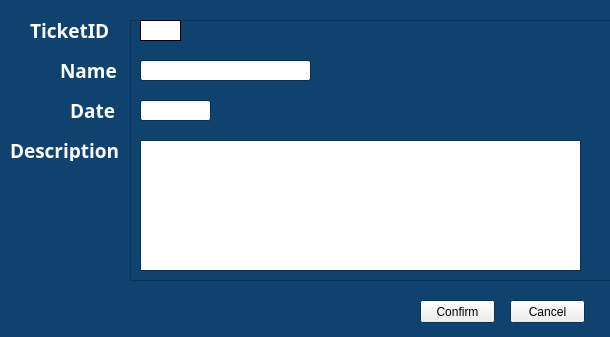
<?xml version="1.0" encoding="UTF-8"?>
<ui version="4.0">
 <class>TicketWindow</class>
 <widget class="QMainWindow" name="TicketWindow">
  <property name="geometry">
   <rect>
    <x>0</x>
    <y>0</y>
    <width>610</width>
    <height>337</height>
   </rect>
  </property>
  <property name="minimumSize">
   <size>
    <width>610</width>
    <height>337</height>
   </size>
  </property>
  <property name="maximumSize">
   <size>
    <width>610</width>
    <height>337</height>
   </size>
  </property>
  <property name="palette">
   <palette>
    <active>
     <colorrole role="Mid">
      <brush brushstyle="SolidPattern">
       <color alpha="255">
        <red>15</red>
        <green>66</green>
        <blue>111</blue>
       </color>
      </brush>
     </colorrole>
     <colorrole role="Base">
      <brush brushstyle="SolidPattern">
       <color alpha="255">
        <red>255</red>
        <green>255</green>
        <blue>255</blue>
       </color>
      </brush>
     </colorrole>
     <colorrole role="Window">
      <brush brushstyle="SolidPattern">
       <color alpha="255">
        <red>15</red>
        <green>66</green>
        <blue>111</blue>
       </color>
      </brush>
     </colorrole>
    </active>
    <inactive>
     <colorrole role="Mid">
      <brush brushstyle="SolidPattern">
       <color alpha="255">
        <red>15</red>
        <green>66</green>
        <blue>111</blue>
       </color>
      </brush>
     </colorrole>
     <colorrole role="Base">
      <brush brushstyle="SolidPattern">
       <color alpha="255">
        <red>255</red>
        <green>255</green>
        <blue>255</blue>
       </color>
      </brush>
     </colorrole>
     <colorrole role="Window">
      <brush brushstyle="SolidPattern">
       <color alpha="255">
        <red>15</red>
        <green>66</green>
        <blue>111</blue>
       </color>
      </brush>
     </colorrole>
    </inactive>
    <disabled>
     <colorrole role="Mid">
      <brush brushstyle="SolidPattern">
       <color alpha="255">
        <red>15</red>
        <green>66</green>
        <blue>111</blue>
       </color>
      </brush>
     </colorrole>
     <colorrole role="Base">
      <brush brushstyle="SolidPattern">
       <color alpha="255">
        <red>15</red>
        <green>66</green>
        <blue>111</blue>
       </color>
      </brush>
     </colorrole>
     <colorrole role="Window">
      <brush brushstyle="SolidPattern">
       <color alpha="255">
        <red>15</red>
        <green>66</green>
        <blue>111</blue>
       </color>
      </brush>
     </colorrole>
    </disabled>
   </palette>
  </property>
  <property name="contextMenuPolicy">
   <enum>Qt::NoContextMenu</enum>
  </property>
  <property name="windowTitle">
   <string>Titan Tickets - Manage Ticket</string>
  </property>
  <property name="windowIcon">
   <iconset>
    <normaloff>images/titan-2.png</normaloff>images/titan-2.png</iconset>
  </property>
  <widget class="QWidget" name="centralwidget">
   <widget class="QLabel" name="label_name">
    <property name="geometry">
     <rect>
      <x>60</x>
      <y>60</y>
      <width>61</width>
      <height>21</height>
     </rect>
    </property>
    <property name="palette">
     <palette>
      <active>
       <colorrole role="WindowText">
        <brush brushstyle="SolidPattern">
         <color alpha="255">
          <red>255</red>
          <green>255</green>
          <blue>255</blue>
         </color>
        </brush>
       </colorrole>
       <colorrole role="Text">
        <brush brushstyle="SolidPattern">
         <color alpha="255">
          <red>255</red>
          <green>255</green>
          <blue>255</blue>
         </color>
        </brush>
       </colorrole>
      </active>
      <inactive>
       <colorrole role="WindowText">
        <brush brushstyle="SolidPattern">
         <color alpha="255">
          <red>255</red>
          <green>255</green>
          <blue>255</blue>
         </color>
        </brush>
       </colorrole>
       <colorrole role="Text">
        <brush brushstyle="SolidPattern">
         <color alpha="255">
          <red>255</red>
          <green>255</green>
          <blue>255</blue>
         </color>
        </brush>
       </colorrole>
      </inactive>
      <disabled>
       <colorrole role="WindowText">
        <brush brushstyle="SolidPattern">
         <color alpha="255">
          <red>120</red>
          <green>120</green>
          <blue>120</blue>
         </color>
        </brush>
       </colorrole>
       <colorrole role="Text">
        <brush brushstyle="SolidPattern">
         <color alpha="255">
          <red>120</red>
          <green>120</green>
          <blue>120</blue>
         </color>
        </brush>
       </colorrole>
      </disabled>
     </palette>
    </property>
    <property name="font">
     <font>
      <family>Modern No. 20</family>
      <pointsize>14</pointsize>
      <weight>75</weight>
      <bold>true</bold>
     </font>
    </property>
    <property name="text">
     <string>Name</string>
    </property>
   </widget>
   <widget class="QLabel" name="label_name_2">
    <property name="geometry">
     <rect>
      <x>70</x>
      <y>100</y>
      <width>51</width>
      <height>21</height>
     </rect>
    </property>
    <property name="palette">
     <palette>
      <active>
       <colorrole role="WindowText">
        <brush brushstyle="SolidPattern">
         <color alpha="255">
          <red>255</red>
          <green>255</green>
          <blue>255</blue>
         </color>
        </brush>
       </colorrole>
       <colorrole role="Text">
        <brush brushstyle="SolidPattern">
         <color alpha="255">
          <red>255</red>
          <green>255</green>
          <blue>255</blue>
         </color>
        </brush>
       </colorrole>
      </active>
      <inactive>
       <colorrole role="WindowText">
        <brush brushstyle="SolidPattern">
         <color alpha="255">
          <red>255</red>
          <green>255</green>
          <blue>255</blue>
         </color>
        </brush>
       </colorrole>
       <colorrole role="Text">
        <brush brushstyle="SolidPattern">
         <color alpha="255">
          <red>255</red>
          <green>255</green>
          <blue>255</blue>
         </color>
        </brush>
       </colorrole>
      </inactive>
      <disabled>
       <colorrole role="WindowText">
        <brush brushstyle="SolidPattern">
         <color alpha="255">
          <red>120</red>
          <green>120</green>
          <blue>120</blue>
         </color>
        </brush>
       </colorrole>
       <colorrole role="Text">
        <brush brushstyle="SolidPattern">
         <color alpha="255">
          <red>120</red>
          <green>120</green>
          <blue>120</blue>
         </color>
        </brush>
       </colorrole>
      </disabled>
     </palette>
    </property>
    <property name="font">
     <font>
      <family>Modern No. 20</family>
      <pointsize>14</pointsize>
      <weight>75</weight>
      <bold>true</bold>
     </font>
    </property>
    <property name="text">
     <string>Date</string>
    </property>
   </widget>
   <widget class="QLabel" name="label_name_3">
    <property name="geometry">
     <rect>
      <x>30</x>
      <y>20</y>
      <width>91</width>
      <height>21</height>
     </rect>
    </property>
    <property name="palette">
     <palette>
      <active>
       <colorrole role="WindowText">
        <brush brushstyle="SolidPattern">
         <color alpha="255">
          <red>255</red>
          <green>255</green>
          <blue>255</blue>
         </color>
        </brush>
       </colorrole>
       <colorrole role="Text">
        <brush brushstyle="SolidPattern">
         <color alpha="255">
          <red>255</red>
          <green>255</green>
          <blue>255</blue>
         </color>
        </brush>
       </colorrole>
      </active>
      <inactive>
       <colorrole role="WindowText">
        <brush brushstyle="SolidPattern">
         <color alpha="255">
          <red>255</red>
          <green>255</green>
          <blue>255</blue>
         </color>
        </brush>
       </colorrole>
       <colorrole role="Text">
        <brush brushstyle="SolidPattern">
         <color alpha="255">
          <red>255</red>
          <green>255</green>
          <blue>255</blue>
         </color>
        </brush>
       </colorrole>
      </inactive>
      <disabled>
       <colorrole role="WindowText">
        <brush brushstyle="SolidPattern">
         <color alpha="255">
          <red>120</red>
          <green>120</green>
          <blue>120</blue>
         </color>
        </brush>
       </colorrole>
       <colorrole role="Text">
        <brush brushstyle="SolidPattern">
         <color alpha="255">
          <red>120</red>
          <green>120</green>
          <blue>120</blue>
         </color>
        </brush>
       </colorrole>
      </disabled>
     </palette>
    </property>
    <property name="font">
     <font>
      <family>Modern No. 20</family>
      <pointsize>14</pointsize>
      <weight>75</weight>
      <bold>true</bold>
     </font>
    </property>
    <property name="text">
     <string>TicketID</string>
    </property>
   </widget>
   <widget class="QLabel" name="label_name_4">
    <property name="geometry">
     <rect>
      <x>10</x>
      <y>140</y>
      <width>111</width>
      <height>21</height>
     </rect>
    </property>
    <property name="palette">
     <palette>
      <active>
       <colorrole role="WindowText">
        <brush brushstyle="SolidPattern">
         <color alpha="255">
          <red>255</red>
          <green>255</green>
          <blue>255</blue>
         </color>
        </brush>
       </colorrole>
       <colorrole role="Text">
        <brush brushstyle="SolidPattern">
         <color alpha="255">
          <red>255</red>
          <green>255</green>
          <blue>255</blue>
         </color>
        </brush>
       </colorrole>
      </active>
      <inactive>
       <colorrole role="WindowText">
        <brush brushstyle="SolidPattern">
         <color alpha="255">
          <red>255</red>
          <green>255</green>
          <blue>255</blue>
         </color>
        </brush>
       </colorrole>
       <colorrole role="Text">
        <brush brushstyle="SolidPattern">
         <color alpha="255">
          <red>255</red>
          <green>255</green>
          <blue>255</blue>
         </color>
        </brush>
       </colorrole>
      </inactive>
      <disabled>
       <colorrole role="WindowText">
        <brush brushstyle="SolidPattern">
         <color alpha="255">
          <red>120</red>
          <green>120</green>
          <blue>120</blue>
         </color>
        </brush>
       </colorrole>
       <colorrole role="Text">
        <brush brushstyle="SolidPattern">
         <color alpha="255">
          <red>120</red>
          <green>120</green>
          <blue>120</blue>
         </color>
        </brush>
       </colorrole>
      </disabled>
     </palette>
    </property>
    <property name="font">
     <font>
      <family>Modern No. 20</family>
      <pointsize>14</pointsize>
      <weight>75</weight>
      <bold>true</bold>
     </font>
    </property>
    <property name="text">
     <string>Description</string>
    </property>
   </widget>
   <widget class="QFrame" name="frame">
    <property name="geometry">
     <rect>
      <x>130</x>
      <y>20</y>
      <width>481</width>
      <height>261</height>
     </rect>
    </property>
    <property name="frameShape">
     <enum>QFrame::StyledPanel</enum>
    </property>
    <property name="frameShadow">
     <enum>QFrame::Raised</enum>
    </property>
    <widget class="QLabel" name="ticket_id">
     <property name="geometry">
      <rect>
       <x>10</x>
       <y>0</y>
       <width>41</width>
       <height>21</height>
      </rect>
     </property>
     <property name="palette">
      <palette>
       <active>
        <colorrole role="Mid">
         <brush brushstyle="SolidPattern">
          <color alpha="255">
           <red>160</red>
           <green>160</green>
           <blue>160</blue>
          </color>
         </brush>
        </colorrole>
        <colorrole role="Text">
         <brush brushstyle="SolidPattern">
          <color alpha="255">
           <red>157</red>
           <green>157</green>
           <blue>157</blue>
          </color>
         </brush>
        </colorrole>
        <colorrole role="BrightText">
         <brush brushstyle="SolidPattern">
          <color alpha="255">
           <red>143</red>
           <green>143</green>
           <blue>143</blue>
          </color>
         </brush>
        </colorrole>
        <colorrole role="ButtonText">
         <brush brushstyle="SolidPattern">
          <color alpha="255">
           <red>140</red>
           <green>140</green>
           <blue>140</blue>
          </color>
         </brush>
        </colorrole>
        <colorrole role="Base">
         <brush brushstyle="SolidPattern">
          <color alpha="255">
           <red>160</red>
           <green>160</green>
           <blue>160</blue>
          </color>
         </brush>
        </colorrole>
        <colorrole role="Window">
         <brush brushstyle="SolidPattern">
          <color alpha="255">
           <red>255</red>
           <green>255</green>
           <blue>255</blue>
          </color>
         </brush>
        </colorrole>
       </active>
       <inactive>
        <colorrole role="Mid">
         <brush brushstyle="SolidPattern">
          <color alpha="255">
           <red>160</red>
           <green>160</green>
           <blue>160</blue>
          </color>
         </brush>
        </colorrole>
        <colorrole role="Text">
         <brush brushstyle="SolidPattern">
          <color alpha="255">
           <red>157</red>
           <green>157</green>
           <blue>157</blue>
          </color>
         </brush>
        </colorrole>
        <colorrole role="BrightText">
         <brush brushstyle="SolidPattern">
          <color alpha="255">
           <red>143</red>
           <green>143</green>
           <blue>143</blue>
          </color>
         </brush>
        </colorrole>
        <colorrole role="ButtonText">
         <brush brushstyle="SolidPattern">
          <color alpha="255">
           <red>140</red>
           <green>140</green>
           <blue>140</blue>
          </color>
         </brush>
        </colorrole>
        <colorrole role="Base">
         <brush brushstyle="SolidPattern">
          <color alpha="255">
           <red>160</red>
           <green>160</green>
           <blue>160</blue>
          </color>
         </brush>
        </colorrole>
        <colorrole role="Window">
         <brush brushstyle="SolidPattern">
          <color alpha="255">
           <red>255</red>
           <green>255</green>
           <blue>255</blue>
          </color>
         </brush>
        </colorrole>
       </inactive>
       <disabled>
        <colorrole role="Mid">
         <brush brushstyle="SolidPattern">
          <color alpha="255">
           <red>160</red>
           <green>160</green>
           <blue>160</blue>
          </color>
         </brush>
        </colorrole>
        <colorrole role="Text">
         <brush brushstyle="SolidPattern">
          <color alpha="255">
           <red>120</red>
           <green>120</green>
           <blue>120</blue>
          </color>
         </brush>
        </colorrole>
        <colorrole role="BrightText">
         <brush brushstyle="SolidPattern">
          <color alpha="255">
           <red>143</red>
           <green>143</green>
           <blue>143</blue>
          </color>
         </brush>
        </colorrole>
        <colorrole role="ButtonText">
         <brush brushstyle="SolidPattern">
          <color alpha="255">
           <red>120</red>
           <green>120</green>
           <blue>120</blue>
          </color>
         </brush>
        </colorrole>
        <colorrole role="Base">
         <brush brushstyle="SolidPattern">
          <color alpha="255">
           <red>255</red>
           <green>255</green>
           <blue>255</blue>
          </color>
         </brush>
        </colorrole>
        <colorrole role="Window">
         <brush brushstyle="SolidPattern">
          <color alpha="255">
           <red>255</red>
           <green>255</green>
           <blue>255</blue>
          </color>
         </brush>
        </colorrole>
       </disabled>
      </palette>
     </property>
     <property name="font">
      <font>
       <pointsize>12</pointsize>
      </font>
     </property>
     <property name="autoFillBackground">
      <bool>true</bool>
     </property>
     <property name="frameShape">
      <enum>QFrame::Box</enum>
     </property>
     <property name="frameShadow">
      <enum>QFrame::Plain</enum>
     </property>
     <property name="text">
      <string/>
     </property>
     <property name="textFormat">
      <enum>Qt::PlainText</enum>
     </property>
     <property name="alignment">
      <set>Qt::AlignCenter</set>
     </property>
     <property name="textInteractionFlags">
      <set>Qt::NoTextInteraction</set>
     </property>
    </widget>
    <widget class="QLineEdit" name="ticket_name">
     <property name="geometry">
      <rect>
       <x>10</x>
       <y>40</y>
       <width>171</width>
       <height>21</height>
      </rect>
     </property>
    </widget>
    <widget class="QLineEdit" name="ticket_date">
     <property name="geometry">
      <rect>
       <x>10</x>
       <y>80</y>
       <width>71</width>
       <height>21</height>
      </rect>
     </property>
     <property name="text">
      <string/>
     </property>
     <property name="maxLength">
      <number>10</number>
     </property>
    </widget>
    <widget class="QPlainTextEdit" name="ticket_description">
     <property name="geometry">
      <rect>
       <x>10</x>
       <y>120</y>
       <width>441</width>
       <height>131</height>
      </rect>
     </property>
     <property name="plainText">
      <string/>
     </property>
    </widget>
   </widget>
   <widget class="QPushButton" name="button_confirm_update">
    <property name="geometry">
     <rect>
      <x>420</x>
      <y>300</y>
      <width>75</width>
      <height>23</height>
     </rect>
    </property>
    <property name="text">
     <string>Confirm</string>
    </property>
   </widget>
   <widget class="QPushButton" name="button_cancel">
    <property name="geometry">
     <rect>
      <x>510</x>
      <y>300</y>
      <width>75</width>
      <height>23</height>
     </rect>
    </property>
    <property name="text">
     <string>Cancel</string>
    </property>
   </widget>
  </widget>
 </widget>
 <resources/>
 <connections/>
</ui>
